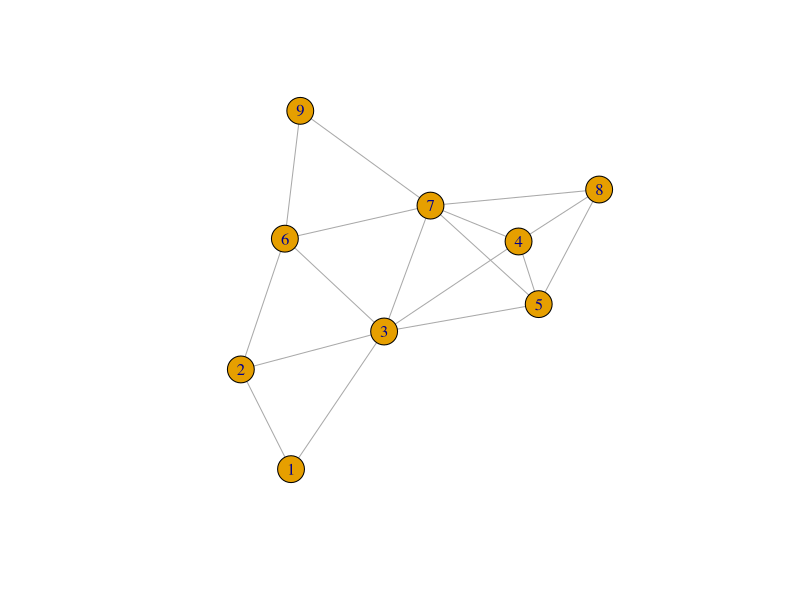
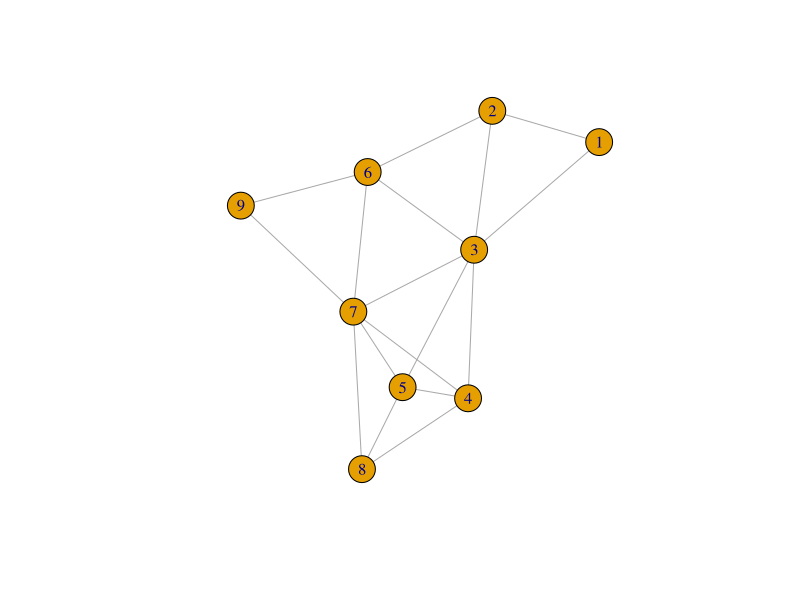
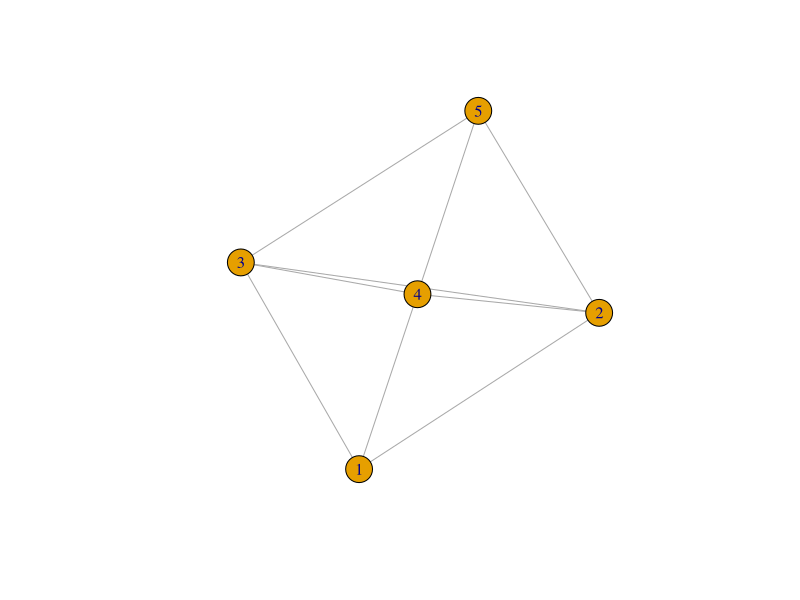
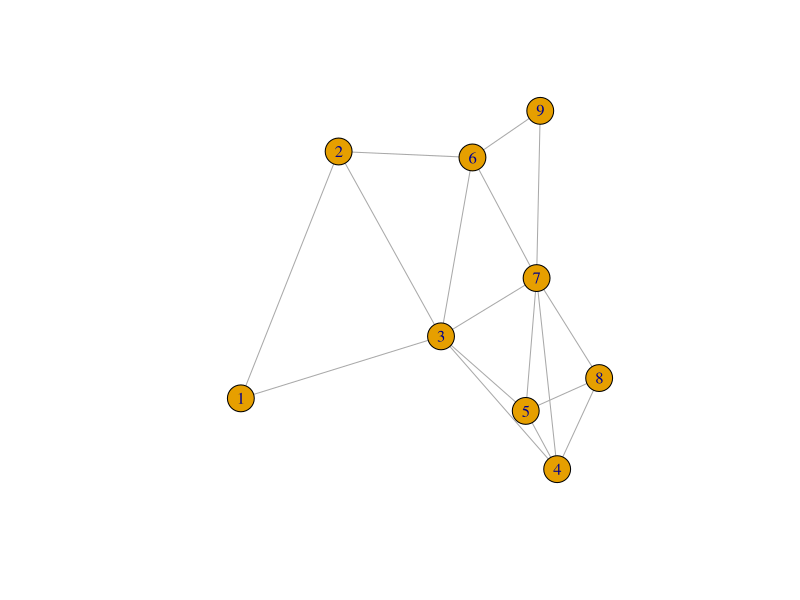
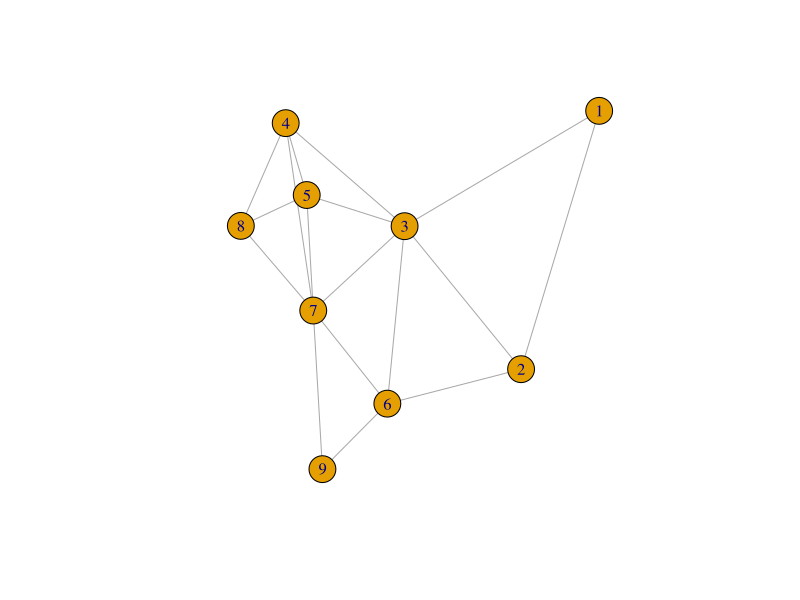
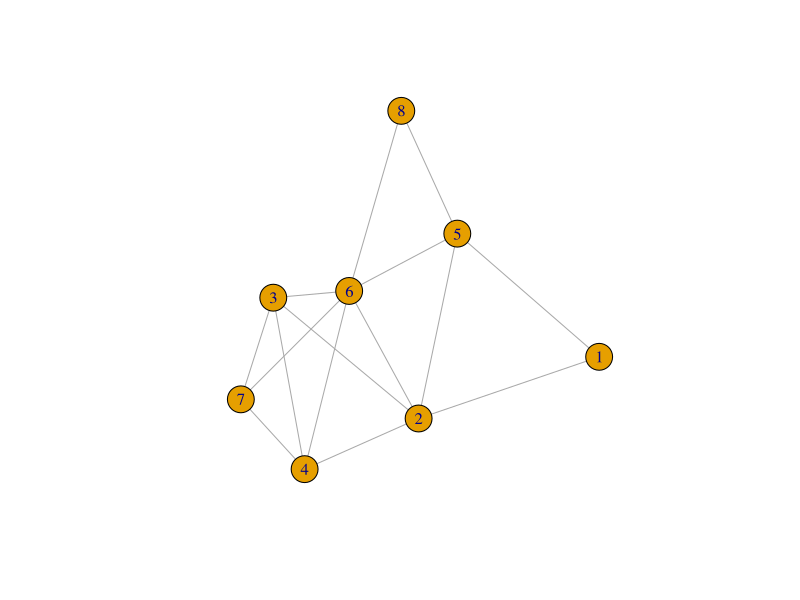
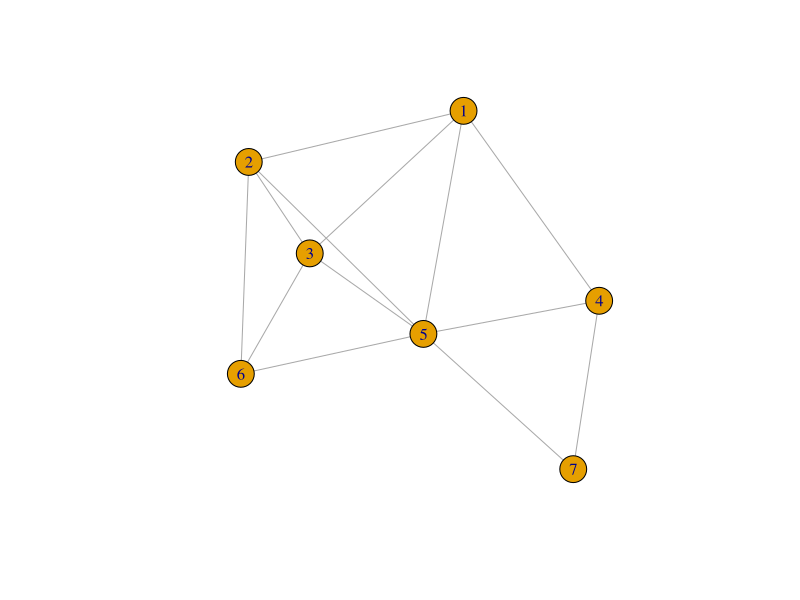
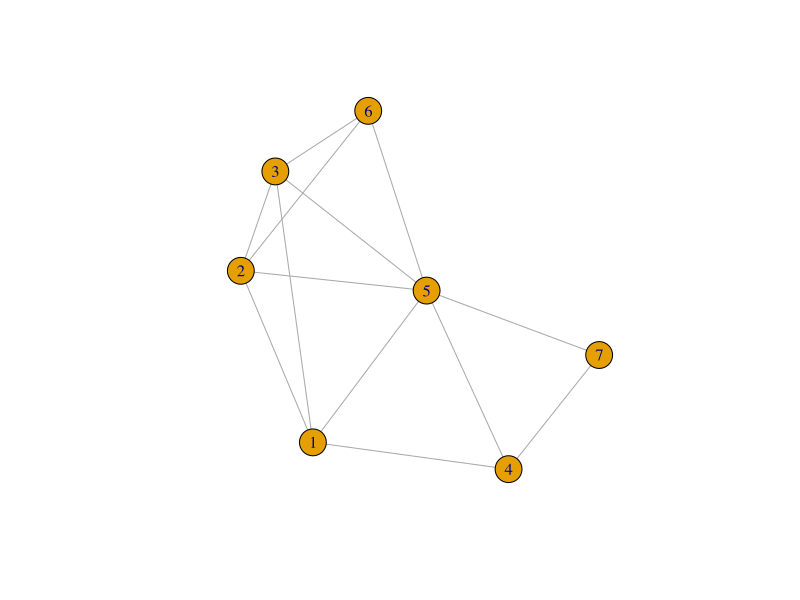

These charts were generated, in order, by the following R code:
# k-core decomposition given graph G
library(igraph)


G <- graph(c(1,2,  1,3,  2,3,  2,6,  3,4,  3,5,
             3,6,  3,7,  4,5,  4,7,  4,8,  5,7,
             5,8,  6,7,  6,9,  7,8,  7,9), 
          directed=F)

### unweighted k core decomposition ###
k <- 1
nodes_to_delete <- c()
Gcopy <- G
while (vcount(Gcopy) > 0) {
    for (i in V(Gcopy)) {
        d <- degree(Gcopy, i, mode="all")
        if (d < k) {
            nodes_to_delete <- c(nodes_to_delete, i)
        }
    }
    if (length(nodes_to_delete) == 0) {
        plot(Gcopy)
        k <- k + 1
    } else {
        Gcopy <- delete.vertices(Gcopy, nodes_to_delete)
        nodes_to_delete <- c()
    }
}

### weigthed k core decomposition according to Antonios Garas 2012 ###
k <- 1
Gcopy <- G
for (i in 1:ecount(G)) {
    G <- set_edge_attr(G, "weight", i, i)
    Gcopy <- set_edge_attr(G, "weight", i, i)
}
nodes_to_delete <- c()
while (vcount(Gcopy) > 0) {
    for (i in V(Gcopy)) {
        # get adjacent edges and sum the weights
        adj_v <- unlist(adjacent_vertices(Gcopy, i, mode="in"))
        wi <- 0
        di <- length(adj_v)
        for (ai in adj_v) {
            wi <- wi + edge_attr(Gcopy, "weight", get.edge.ids(Gcopy, c(i, ai)))
        }
        ki <- sqrt(di * wi)
        if (ki < k) {
            nodes_to_delete <- c(nodes_to_delete, i)
        }
    }
    if (length(nodes_to_delete) == 0) {
        plot(Gcopy)
        k <- k + 1
    } else {
        Gcopy <- delete.vertices(Gcopy, nodes_to_delete)
        nodes_to_delete <- c()
    }
}


